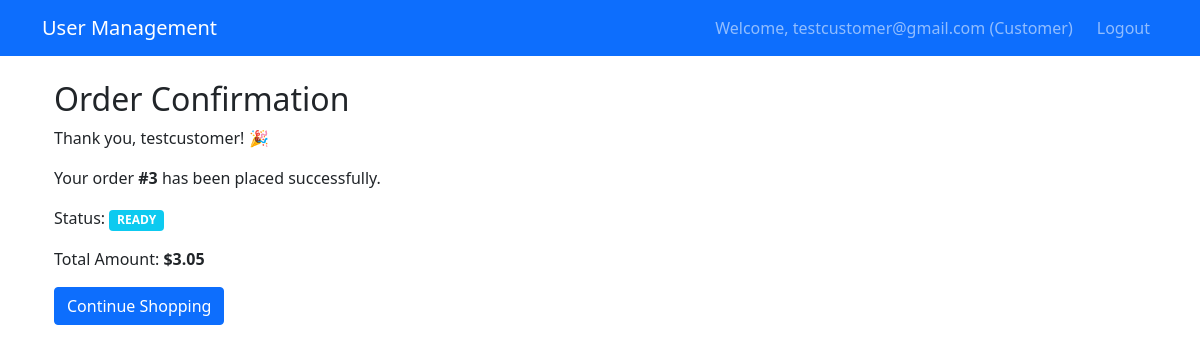
The app's page /order/order_confirmation/3/ (signed in) with its own data.
### accounts/models.py (models this page shows, shortened)
class CustomUser(AbstractUser):
    USER_ROLE_TYPE_CHOICES = (
        (1, 'SystAdmin'),
        (2, 'SalesRep'),
        (3, 'Customer'),
    )
    email = models.EmailField(unique=True)
    user_role = models.PositiveSmallIntegerField(choices=USER_ROLE_TYPE_CHOICES, default=1)
    created_at = models.DateTimeField(auto_now_add=True)
    updated_at = models.DateTimeField(auto_now=True)
    USERNAME_FIELD = 'email'
    REQUIRED_FIELDS = ['username']  # Remove 'email' from here since it's now the USERNAME_FIELD
    class Meta:
        db_table = 'users'

### orders/models.py (models this page shows, shortened)
class Order(models.Model):
    ORDER_STATUS_CHOICES = (
        ('PENDING', 'Pending'),
        ('PROCESSING', 'Processing'),
        ('READY', 'Ready'),
        ('CANCELLED', 'Cancelled'),
    )
    customer = models.ForeignKey(CustomUser, on_delete=models.CASCADE, limit_choices_to={'role': 3}, related_name='customer_orders')
    sales_rep = models.ForeignKey(CustomUser, on_delete=models.SET_NULL, null=True, blank=True, limit_choices_to={'role': 2}, related_name='sales_orders')
    status = models.CharField(max_length=15, choices=ORDER_STATUS_CHOICES, default='PENDING')
    total_amount = models.DecimalField(max_digits=10, decimal_places=2, default=0.0)
    created_at = models.DateTimeField(auto_now_add=True)
    updated_at = models.DateTimeField(auto_now=True)
    class Meta:
        db_table = 'orders'

### orders/views.py (the view)
# urls.py: path("order_confirmation/<int:order_id>/", views.order_confirmation, name="order_confirmation"),
@login_required
def order_confirmation(request, order_id):
    order = Order.objects.get(id=order_id, customer=request.user)
    return render(request, "orders/order_confirmation.html", {"order": order})

### templates/orders/order_confirmation.html
{% extends "partials/base.html" %}
{% block content %}
<div class="container mt-4">
    <h2>Order Confirmation</h2>
    <p>Thank you, {{ request.user.username }}! 🎉</p>
    <p>Your order <strong>#{{ order.id }}</strong> has been placed successfully.</p>
    <p>Status: <span class="badge bg-info">{{ order.status }}</span></p>
    <p>Total Amount: <strong>${{ order.total_amount }}</strong></p>
    <a href="{% url 'customer_dashboard' %}" class="btn btn-primary">Continue Shopping</a>
</div>
{% endblock %}

### templates/partials/navbar.html
<nav class="navbar navbar-expand-lg navbar-dark bg-primary">
    <div class="container">
        <a class="navbar-brand" href="{% url 'dashboard' %}">User Management</a>
        <div class="navbar-nav ms-auto">
            {% if user.is_authenticated %}
                <span class="navbar-text me-3">
                    Welcome, {{ user.email }}
                    {% if user.user_role == 1 %}(Admin)
                    {% elif user.user_role == 2 %}(Sales Rep)
                    {% else %}(Customer){% endif %}
                </span>
                <a class="nav-link" href="{% url 'logout' %}">Logout</a>
            {% else %}
                <a class="nav-link" href="{% url 'login' %}">Login</a>
                <a class="nav-link" href="{% url 'customer_register' %}">Register</a>
            {% endif %}
        </div>
    </div>
</nav>

### records on screen
CustomUser: email "testcustomer@gmail.com", user.username "testcustomer"
Order: id "3", status "READY", total_amount "3.05"
